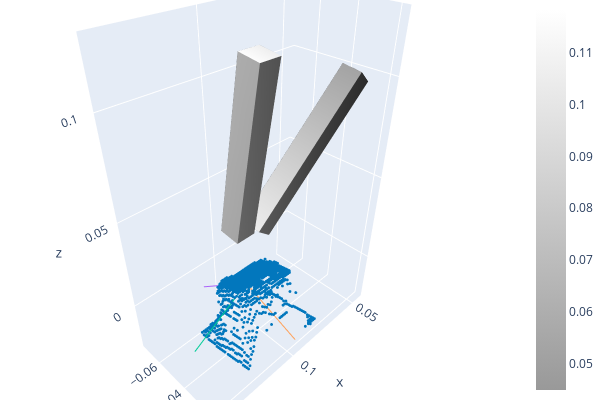

Source (notebook cell):
### Code cell
ee_rpy_deg = (roll, pitch, yaw )    
ee_pos_base = T_obj_base[:3,3] + np.array([0, 0, 0.03])  # 객체 위 3cm

T_grip_base = rpy_to_T_base(ee_rpy_deg, ee_pos_base)

gripper_mesh = create_v_gripper_mesh(finger_length=0.08, finger_thickness=0.01, opening_width=0.05)
gripper_in_base = o3d.geometry.TriangleMesh(gripper_mesh)  # copy
gripper_in_base.transform(T_grip_base)

x_ls = single_axis_lineset(T_obj_base, axis_idx=0, length=0.04, color=(1,0,0))  # Roll/X
y_ls = single_axis_lineset(T_obj_base, axis_idx=1, length=0.04, color=(0,1,0))  # Pitch/Y
z_ls = single_axis_lineset(T_obj_base, axis_idx=2, length=0.04, color=(0,0,1))  # Yaw/Z


fig = o3d.visualization.draw_plotly([roi_pcd_base, gripper_in_base, x_ls, y_ls, z_ls])
print(f"{roll:.2f}°, {pitch:.2f}°, {yaw:.2f}°")

### Figure 1 — Plotly figure (JSON) as saved in the notebook; plotly's stock layout.template omitted (floating-point values rounded to 4 significant figures; data arrays with more than 128 entries replaced by an {"elided": "..."} marker saying what was removed)
{"data": [{"marker": {"color": {"elided": "969x3 float values"}, "size": 1}, "mode": "markers", "type": "scatter3d", "x": {"elided": "969 float values"}, "y": {"elided": "969 float values"}, "z": {"elided": "969 float values"}}, {"colorscale": [[0, "rgb(153, 153, 153)"], [1, "rgb(255,255,255)"]], "flatshading": true, "i": [4, 4, 0, 2, 0, 1, 1, 1, 2, 2, 0, 1, 12, 12, 8, 10, 8, 9, 9, 9, 10, 10, 8, 9], "intensity": [0.09756, 0.1051, 0.0977, 0.1052, 0.04494, 0.05248, 0.04509, 0.05262, 0.1081, 0.1181, 0.1083, 0.1183, 0.1065, 0.1165, 0.1067, 0.1167], "j": [7, 6, 2, 6, 1, 3, 5, 7, 3, 7, 4, 4, 15, 14, 10, 14, 9, 11, 13, 15, 11, 15, 12, 12], "k": [5, 7, 4, 4, 2, 2, 7, 3, 7, 6, 1, 5, 13, 15, 12, 12, 10, 10, 15, 11, 15, 14, 9, 13], "lighting": {"ambient": 0.18, "diffuse": 1, "facenormalsepsilon": 1e-15, "fresnel": 0.1, "roughness": 0.05, "specular": 1, "vertexnormalsepsilon": 1e-15}, "lightposition": {"x": 100, "y": 200, "z": 0}, "type": "mesh3d", "x": [0.09756, 0.1051, 0.0977, 0.1052, 0.04494, 0.05248, 0.04509, 0.05262, 0.1081, 0.1181, 0.1083, 0.1183, 0.1065, 0.1165, 0.1067, 0.1167], "y": [-0.03621, -0.03517, -0.04611, -0.04507, -0.02837, -0.02732, -0.03826, -0.03722, -0.03496, -0.03479, -0.04486, -0.04469, -0.02359, -0.02342, -0.03349, -0.03332], "z": [0.03549, 0.04198, 0.03691, 0.04341, 0.09524, 0.1017, 0.09666, 0.1032, 0.04313, 0.04331, 0.04456, 0.04473, 0.1223, 0.1225, 0.1237, 0.1239]}, {"mode": "lines", "type": "scatter3d", "x": [0.1082, 0.1465, null], "y": [-0.04054, -0.03258, null], "z": [0.009462, 0.001403, null]}, {"mode": "lines", "type": "scatter3d", "x": [0.1082, 0.1097, null], "y": [-0.04054, -0.07242, null], "z": [0.009462, -0.01464, null]}, {"mode": "lines", "type": "scatter3d", "x": [0.1082, 0.09694, null], "y": [-0.04054, -0.01774, null], "z": [0.009462, -0.02143, null]}], "layout": {"height": 400, "margin": {"b": 0, "l": 0, "r": 0, "t": 0}, "scene": {"camera": {"center": {"x": 0, "y": 0, "z": 0}, "up": {"x": 0, "y": 0, "z": 1}}}, "showlegend": false, "width": 600}}
